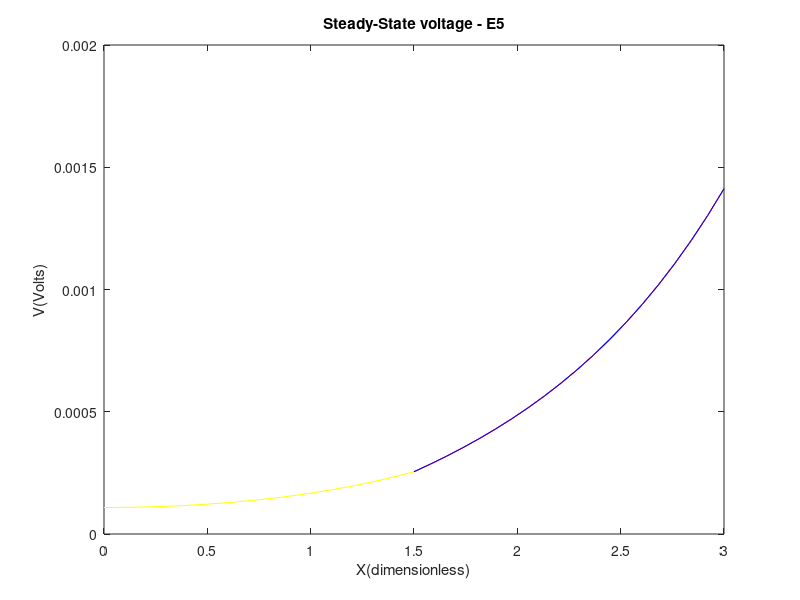

The MATLAB script that drew this image:
% All the editing is done in the same code editor. 
% When modifying the A , B Matrices the unncessary lines were commented out



% electrical constants and derived quantities for typical 
% mammalian dendrite

% Dimensions of compartments

d1 = 75e-4; 			% cm
% d21 = 30e-4; 			% cm
% d22 = 15e-4; 			% cm
d21 = 47.2470e-4;       % E9 cm
d22 = d21;               % E9 cm

l1 = 1.5;			% dimensionless
l21 = 3.0;			% dimensionless
l22 = 3.0;			% dimensionless

% Electrical properties of compartments

Rm = 6e3;			% Ohms cm^2
Rc = 90;			% Ohms cm
Rs = 1e6;			% Ohms

c1 = 2*(Rc*Rm)^(1/2)/pi;

rl1 = c1*d1^(-3/2);		% Ohms
rl21 = c1*d21^(-3/2);		% Ohms
rl22 = c1*d22^(-3/2);		% Ohms


% Applied current

iapp = 1e-9; 	% Amps

% Coefficient matrices

A = [1 -1 0 0 0 0;
     0 0 exp(-l21) exp(l21) 0 0;
     0 0 0 0 exp(-l22) exp(l22);
     exp(-l1) exp(l1) -exp(-l1) -exp(l1) 0 0;
     0 0 exp(-l1) exp(l1) -exp(-l1) -exp(l1);
     -exp(-l1) exp(l1) rl1*exp(-l1)/rl21 -rl1*exp(l1)/rl21 rl1*exp(-l1)/rl22 -rl1*exp(-l1)/rl22];

b = [rl1*iapp 0 0 0 0 0]';


A(2,:) = [0 0 -exp(-l21) exp(l21) 0 0];
A(3,:) = [0 0 0 0 -exp(-l22) exp(l22)];

b(1) = 0;
b(2) = rl21*iapp;
b(3) = rl22*iapp;

x = A\b;
display(x);

y1 = linspace(0,l1,20);
y21 = linspace(l1,l21,20);
y22 = linspace(l1,l22,20);
v1 = x(1)*exp(-y1) + x(2)*exp(y1);
v21 = x(3)*exp(-y21) + x(4)*exp(y21);
v22 = x(5)*exp(-y22) + x(6)*exp(y22);
plot(y1,v1,'y-',y21,v21,'r-',y22,v22,'b-');
xlabel('X(dimensionless)');
ylabel('V(Volts)');
title('Steady-State voltage - E5');

